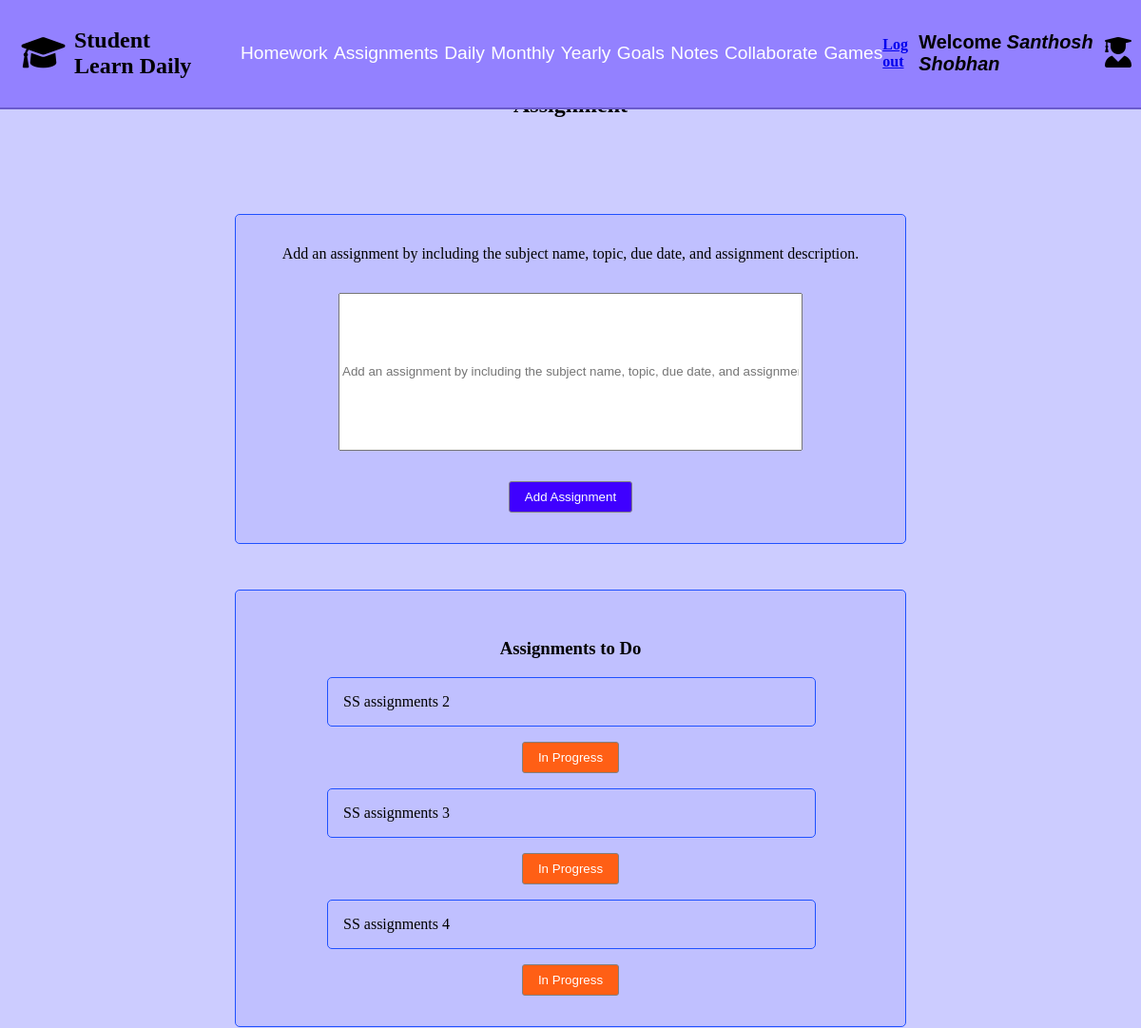
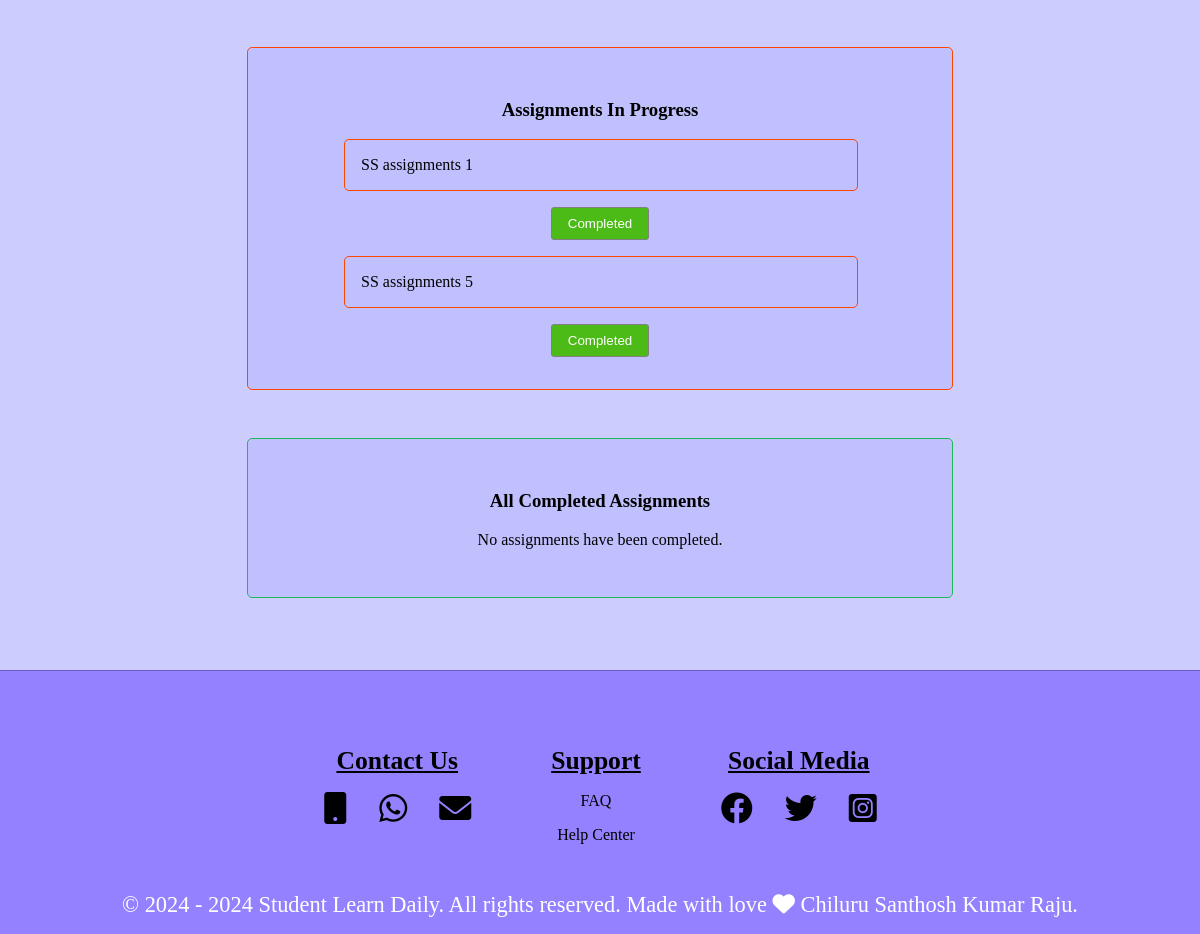
/studentasignments/8/, run on an earlier commit of the app's database (2 pictures, top to bottom).
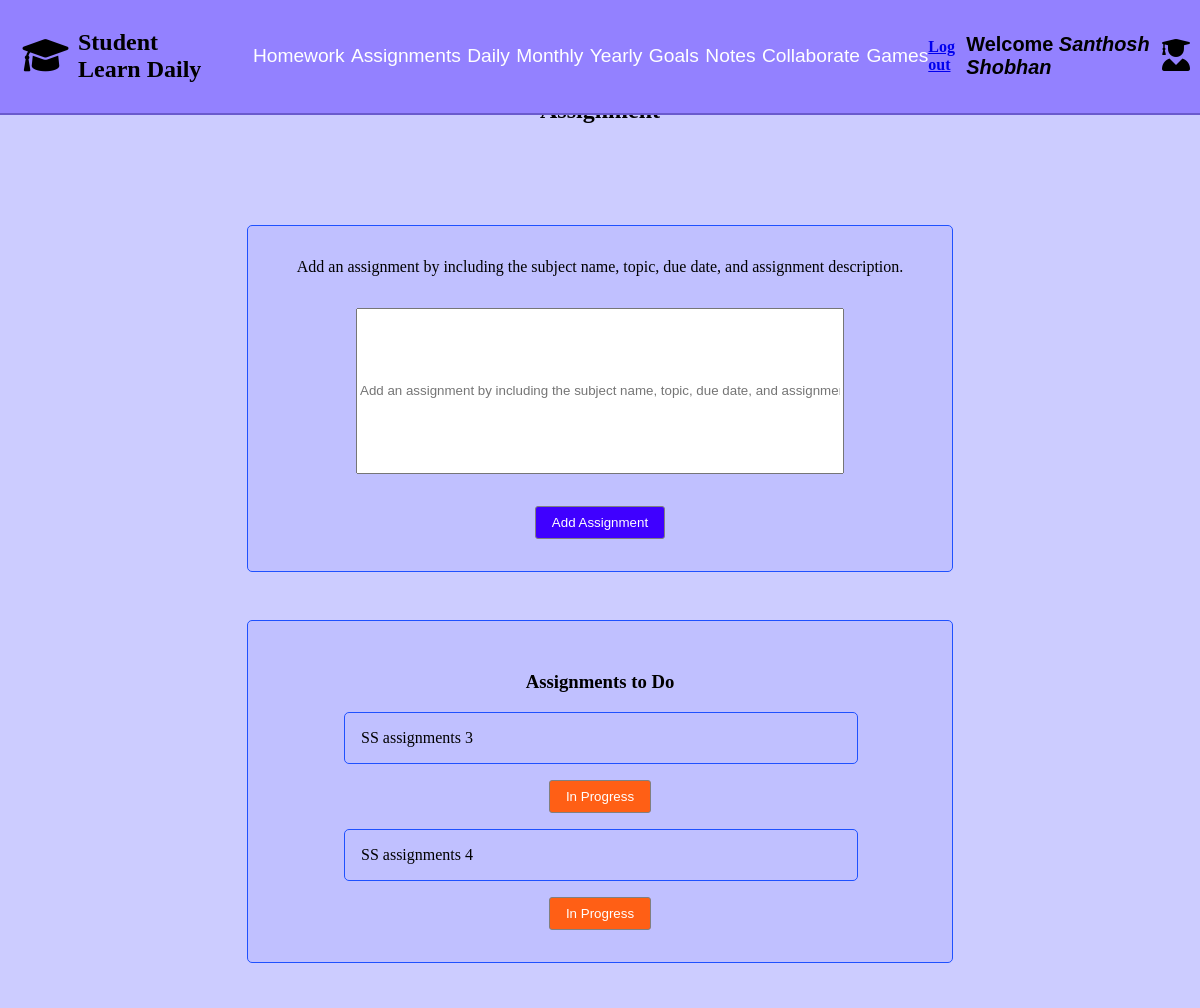
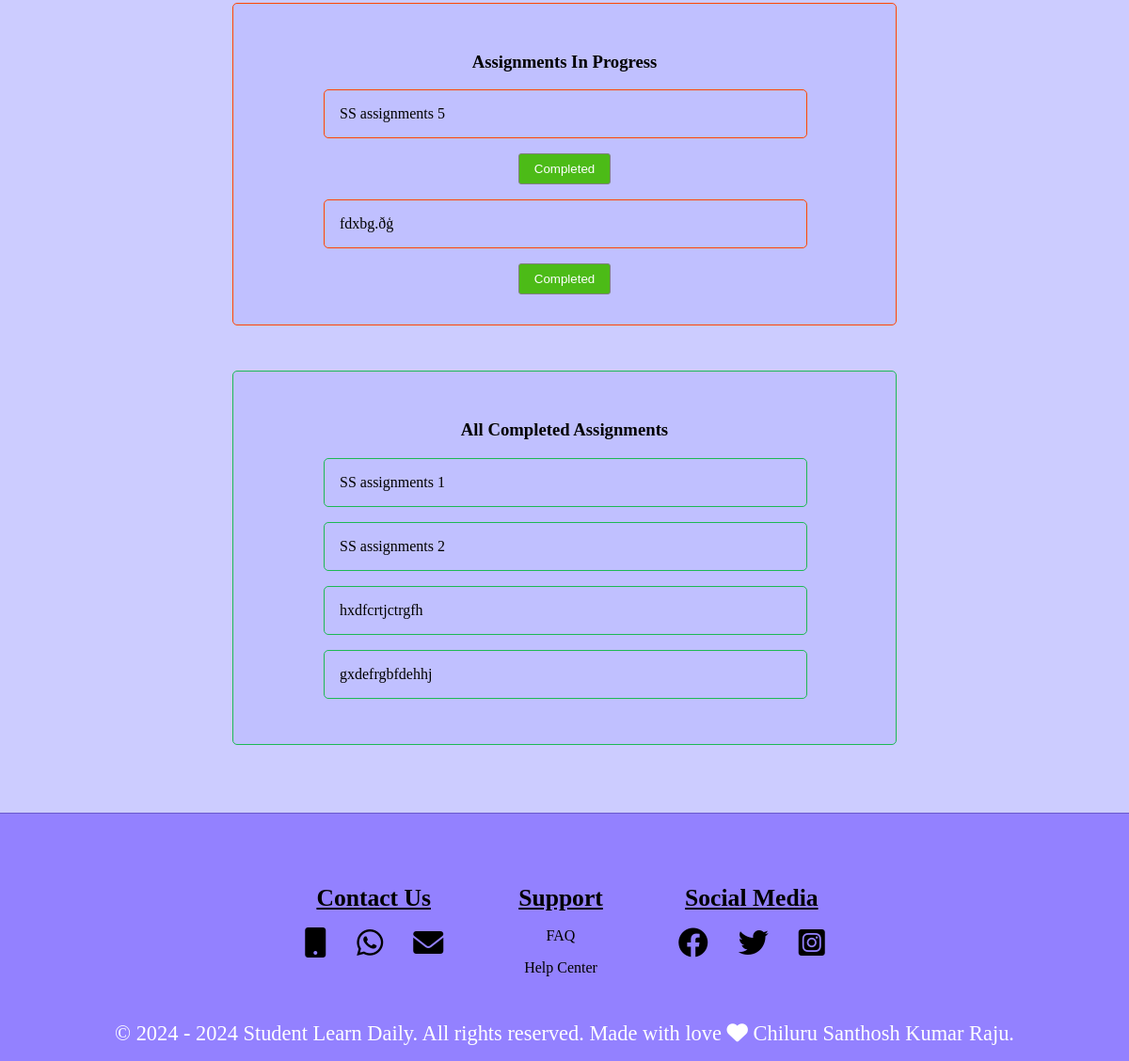
And on a later commit of the database (2 pictures, top to bottom).
### studentassignmentsapp/models.py (models this page shows)
class studentassignmentsmodel(models.Model):
    student = models.ForeignKey(StudentRegistrationModel, on_delete=models.CASCADE,related_name='assignments',null=True)
    assignment = models.TextField(null=True)
    status = models.CharField(max_length=500,null=True,default="To Do")
    def __str__(self):
        return self.assignment

### studentassignmentsapp/views.py (the view, shortened to what this page needs)
# urls.py: path('studentasignments/<int:student_id>/',views.studentasignments,name='studentasignments')
def studentasignments(request, student_id):
    student = get_object_or_404(StudentRegistrationModel, id=student_id)
    student_name = f"{student.first_name} {student.last_name}"
    assignments = student.assignments.all()
    form = studentassignmentsform(request.POST or None)
    assignments_todos = studentassignmentsmodel.objects.filter(student=student, status='To Do')
    assignment_in_progress = studentassignmentsmodel.objects.filter(student=student, status='In Progress')
    assignments_completed = studentassignmentsmodel.objects.filter(student=student, status='Completed')
    return render(request, 'studentassignments.html', {
        'student_name': student_name,
        'student_id': student_id,
        'form': form,
        'assignments_todos': assignments_todos,
        'assignments': assignments,
        'assignment_in_progress': assignment_in_progress,
        'assignments_completed': assignments_completed
    })

### studentassignmentsapp/forms.py
class studentassignmentsform(forms.ModelForm):
    class Meta:
        model = studentassignmentsmodel
        fields = ['assignment',]
        widgets = {
            'assignment': forms.TextInput(attrs={'placeholder': 'Add an assignment by including the subject name, topic, due date, and assignment description.', 'class': 'Add-assignment-input-box'})
            }

### context_processors/user_context.py (called while the page is built)
def student_context(request):
    student_name = ""
    student_id = request.session.get('student_id')
    if student_id:
        try:
            student = StudentRegistrationModel.objects.get(pk=student_id)
            student_name = f"{student.first_name} {student.last_name}"
        except StudentRegistrationModel.DoesNotExist:
            student_name = ""
    return {
        'student_name': student_name
    }

### Student_Learn_Daily_Project/templates/studentassignments.html (shortened to what this page needs)
{% extends "studentloginbase.html" %}
{% load static %}
{% block css %}
<link rel="stylesheet" href="{% static 'studentassignments.css' %}">
    <link rel="stylesheet" href="https://cdnjs.cloudflare.com/ajax/libs/font-awesome/6.0.0-beta3/css/all.min.css">
    <link rel="stylesheet" href="https://cdnjs.cloudflare.com/ajax/libs/toastr.js/latest/toastr.min.css">
{% endblock css %}
{% block content %}
<section id="student-assignments-id" class="Student-Assignment-section">
    <h2 class="Assignment-heading">Assignment</h2>
    <div class="add-assignment-form-div">
        <form class="add-assignment-submit-form" method="post">
            <label for="Aname"> Add an assignment by including the subject name, topic, due date, and assignment description. </label><br>
            {{ form.assignment }}
            <input type="submit" value="Add Assignment" class="assignment-submit-button" name="add_assignment">
        </form>
    </div>
    <div class="assignment-to-do">
        <h3 class="assignment-to-do-heading">Assignments to Do</h3>
        <div>
                {% if assignments_todos %}
                    {% for assignment in assignments_todos %}
                    <p class="assignment-to-do-list-p">  {{ assignment.assignment }} </p>
                    <form method="post" style="display:inline;">
                        <button type="submit" name="mark_in_progress" class="assignment-to-do-in-progress-btn">In Progress</button>
                    </form>
                    {% endfor %}
                    {% else %}
                    <p>No assignments to do yet.</p>
                {% endif %}
        </div>
    </div>
<div class="assignment-in-progress">
         <h3 class="assignment-in-progress-heading">Assignments In Progress</h3>
         <div>
          {% if assignment_in_progress %}
               {% for assignmentin in assignment_in_progress %}
               <p class="assignment-in-progress-list-p"> {{ assignmentin }} </p>
               <form method="post" style="display:inline;">
                <button type="submit" name="mark_as_completed" class="assignment-complete-btn">Completed</button>
            </form>
               {% endfor %}
          {% else %}
          <p>No assignments are in progress yet.</p>
          {% endif %}
         </div>
    </div>
<div class="assignments-all-completed">
         <h3 class="assignments-all-completed-heading">All Completed Assignments</h3>
         <div>
         {% if assignments_completed %}
         {% for assignmentcom in assignments_completed %}
         <p class="assignment-completed-list-p"> {{ assignmentcom }} </p>
         {% endfor %}
         {% else %}
         <p>No assignments have been completed.</p>
         {% endif %}
         </div>
    </div>
</section>
{% endblock content %}

What changed in the data, as far as the page shows it:
added studentassignmentsmodel: assignment "fdxbg.ðģ", shown under "Assignments In Progress"
changed studentassignmentsmodel "SS assignments 1": moves from the list under "Assignments In Progress" to the list under "All Completed Assignments"
changed studentassignmentsmodel "SS assignments 2": moves from the list under "Assignments to Do" to the list under "All Completed Assignments"
added studentassignmentsmodel: assignment "hxdfcrtjctrgfh", shown under "All Completed Assignments"
added studentassignmentsmodel: assignment "gxdefrgbfdehhj", shown under "All Completed Assignments"
Also different on the page:
text no longer shown: "No assignments have been completed."
